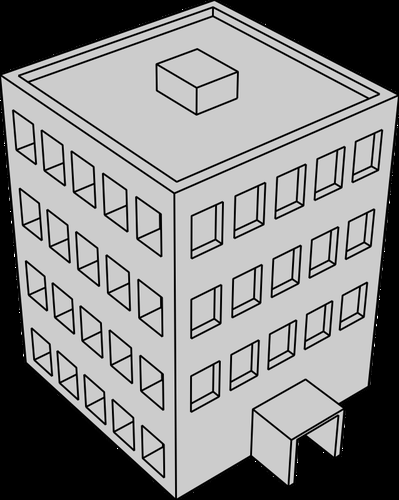
#> input picture edificio.png, 399 x 500 px; its folder holds 2 pictures in this run
$ python VA_UA3_01a_Harris.py   (older library calls are emulated)
#> lines starting #> are read from the running program, lines starting #| are printed output that depends on the picture; after the words box and inside, x2 and y2 are one past the last pixel; in counts of white or black regions, pixels touching at a corner belong together
import cv2
import numpy as np
from matplotlib import pyplot as plt


def my_harris(img_dir,window_size,k,threshold):

#> called with img_dir = 'edificio.png', window_size = 5, k = 0.04, threshold = 0.3
    img = cv2.imread(img_dir)
#> img is the input picture: shape (500, 399, 3); min 0, max 255, mean 135.9
    gray = cv2.cvtColor(img,cv2.COLOR_BGR2GRAY)

    img_gaussian = cv2.GaussianBlur(gray,(3,3),0)

    # Check if the image is exists
    if img is None:
        print('Invalid image:' + img_dir)
        return None
    else:
        print('Image successfully read...')

    height = img.shape[0]   #.shape[0] outputs height
#> height = 500
    width = img.shape[1]    #.shape[1] outputs width .shape[2] outputs color channels of image
#> width = 399
    matrix_R = np.zeros((height,width))

    #   Step 1 - Calculate the x e y image derivatives (dx e dy)
    dx = cv2.Sobel(img_gaussian, cv2.CV_64F, 1, 0, ksize=3)
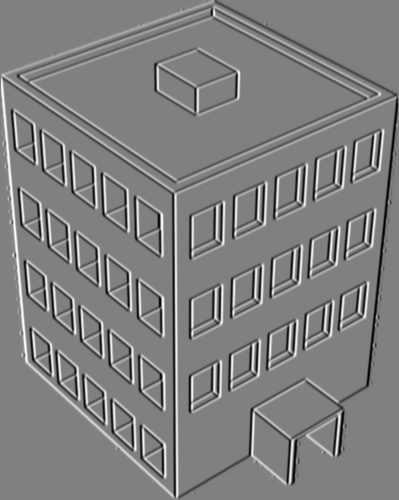
#> dx: shape (500, 399) float64; min -636, max 631, mean 0; drawn with min black and max white
    dy = cv2.Sobel(img_gaussian, cv2.CV_64F, 0, 1, ksize=3)
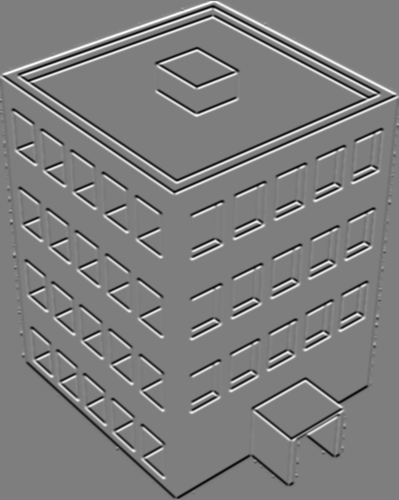
#> dy: shape (500, 399) float64; min -598, max 606, mean 0; drawn with min black and max white
    # dy, dx = np.gradient(gray)

    #   Step 2 - Calculate product and second derivatives (dx2, dy2 e dxy)
    dx2=np.square(dx)
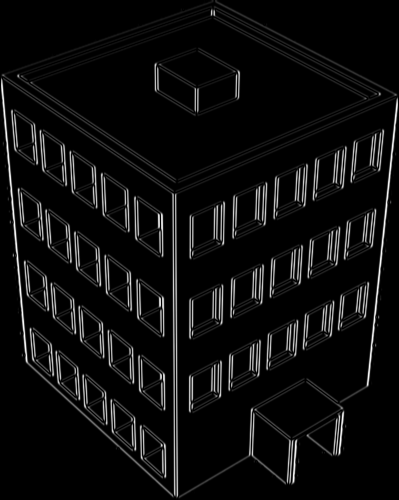
#> dx2: shape (500, 399) float64; min 0, max 404496, mean 22153.1; drawn with min black and max white
    dy2=np.square(dy)
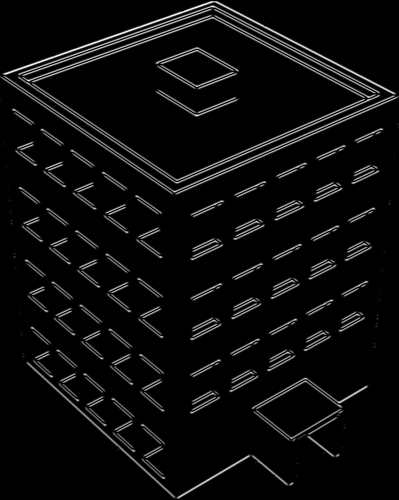
#> dy2: shape (500, 399) float64; min 0, max 367236, mean 17288.8; drawn with min black and max white
    dxy=dx*dy
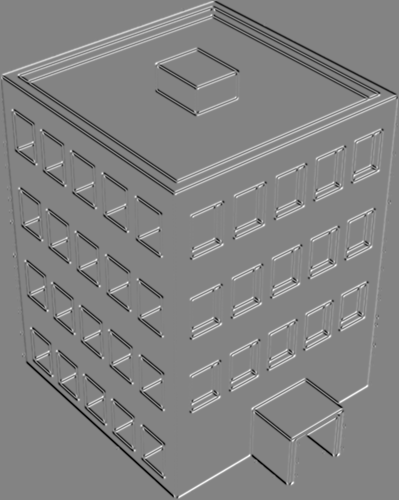
#> dxy: shape (500, 399) float64; min -203904, max 190684, mean -130.8; drawn with min black and max white

    offset = int( window_size / 2 )
    #   Step 3 - Calcular a soma dos produtos das derivadas para cada pixel (Sx2, Sy2 e Sxy)
    print ("Finding Corners...")
    for y in range(offset, height-offset):
        for x in range(offset, width-offset):
            Sx2 = np.sum(dx2[y-offset:y+1+offset, x-offset:x+1+offset])
            Sy2 = np.sum(dy2[y-offset:y+1+offset, x-offset:x+1+offset])
            Sxy = np.sum(dxy[y-offset:y+1+offset, x-offset:x+1+offset])

            #   Step 4 - Define the matrix H(x,y)=[[Sx2,Sxy],[Sxy,Sy2]]
            H = np.array([[Sx2,Sxy],[Sxy,Sy2]])

            #   Step 5 - Calculate the response function ( R=det(H)-k(Trace(H))^2 )
            det=np.linalg.det(H)
            tr=np.matrix.trace(H)
            R=det-k*(tr**2)
            matrix_R[y-offset, x-offset]=R
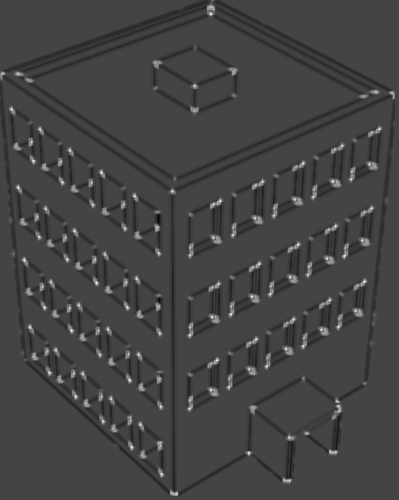
#> matrix_R: shape (500, 399) float64; min -1.72e+12, max 4.66e+12, mean -2.48e+10; drawn with min black and max white

    #   Step 6 - Apply a threshold
    cv2.normalize(matrix_R, matrix_R, 0, 1, cv2.NORM_MINMAX)
    for y in range(offset, height-offset):
        for x in range(offset, width-offset):
            value=matrix_R[y, x]
            if value>threshold:
                # cornerList.append([x, y, value])
                cv2.circle(img,(x,y),3,(0,255,0))
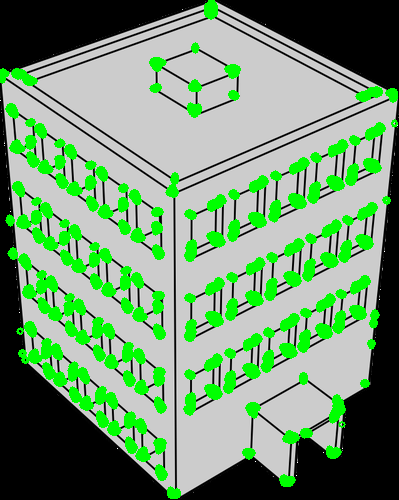
#> img: shape (500, 399, 3); 14.67% of pixels changed, all inside (x1, y1, x2, y2) = (0, 0, 398, 499)

    # cv2.imwrite("%s_threshold_%s.png"%(img_dir[5:-4],threshold), img)
    plt.figure("Manually implemented Harris detector")
    plt.imshow(cv2.cvtColor(img, cv2.COLOR_BGR2RGB)), plt.title("Manually implemented Harris detector")
    plt.xticks([]), plt.yticks([])
    plt.savefig('My_harris_detector-thresh_%s.png'%(threshold), bbox_inches='tight')
    plt.show()

my_harris("edificio.png", 5, 0.04, 0.30) # Change this path to one that will lead to your image
